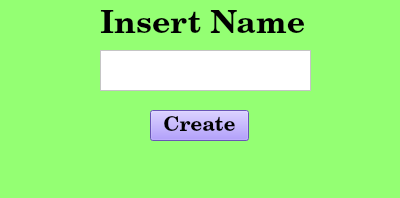
<?xml version="1.0" encoding="UTF-8"?>
<ui version="4.0">
 <class>secondwindow</class>
 <widget class="QMainWindow" name="secondwindow">
  <property name="geometry">
   <rect>
    <x>0</x>
    <y>0</y>
    <width>400</width>
    <height>198</height>
   </rect>
  </property>
  <property name="windowTitle">
   <string>SecondWindow</string>
  </property>
  <property name="styleSheet">
   <string notr="true">background-color: rgb(148, 255, 115);</string>
  </property>
  <widget class="QWidget" name="centralwidget">
   <widget class="QLabel" name="name">
    <property name="geometry">
     <rect>
      <x>100</x>
      <y>0</y>
      <width>211</width>
      <height>51</height>
     </rect>
    </property>
    <property name="font">
     <font>
      <family>Century Schoolbook L</family>
      <pointsize>24</pointsize>
      <weight>75</weight>
      <bold>true</bold>
     </font>
    </property>
    <property name="styleSheet">
     <string notr="true">color: rgb(0, 0, 0);</string>
    </property>
    <property name="text">
     <string>Insert Name</string>
    </property>
   </widget>
   <widget class="QPushButton" name="createButton">
    <property name="geometry">
     <rect>
      <x>150</x>
      <y>110</y>
      <width>99</width>
      <height>31</height>
     </rect>
    </property>
    <property name="font">
     <font>
      <family>Century Schoolbook L</family>
      <pointsize>16</pointsize>
      <weight>75</weight>
      <bold>true</bold>
     </font>
    </property>
    <property name="styleSheet">
     <string notr="true">color: rgb(0, 0, 0);
background-color: rgb(147, 120, 255);</string>
    </property>
    <property name="text">
     <string>Create</string>
    </property>
   </widget>
   <widget class="QTextEdit" name="textInsert">
    <property name="geometry">
     <rect>
      <x>100</x>
      <y>50</y>
      <width>211</width>
      <height>41</height>
     </rect>
    </property>
    <property name="styleSheet">
     <string notr="true">background-color: rgb(255, 255, 255);</string>
    </property>
   </widget>
  </widget>
  <widget class="QMenuBar" name="menubar">
   <property name="geometry">
    <rect>
     <x>0</x>
     <y>0</y>
     <width>400</width>
     <height>25</height>
    </rect>
   </property>
  </widget>
  <widget class="QStatusBar" name="statusbar"/>
 </widget>
 <resources/>
 <connections/>
</ui>
